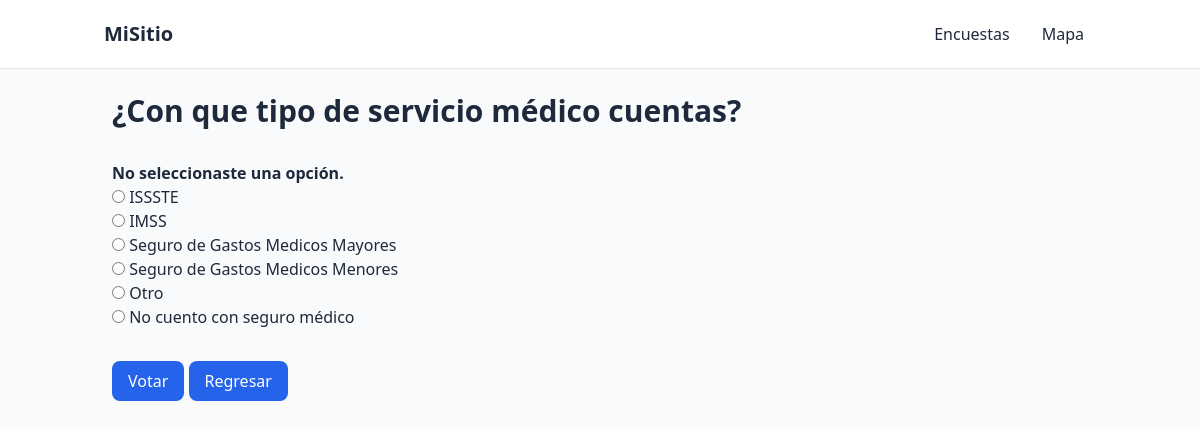
The app's page /polls/2/votacion/ with its own data.
### polls/models.py (models this page shows, shortened)
class Pregunta(models.Model):
    pregunta_ds = models.CharField(max_length=200)
    publicacion_fh = models.DateTimeField("fecha publicacion")

class Respuesta(models.Model):
    pregunta = models.ForeignKey(Pregunta, on_delete=models.CASCADE)
    respuesta_ds = models.CharField(max_length= 200)
    votos = models.IntegerField(default=0)

### polls/views.py (the view)
# urls.py: path("<int:pregunta_id>/votacion/", views.votacion, name="votacion"),
def votacion(request, pregunta_id):
    pregunta = get_object_or_404(Pregunta, pk=pregunta_id)
    try:
        pregunta_seleccionada = pregunta.respuesta_set.get(pk=request.POST["respuesta"])
    except (KeyError, Respuesta.DoesNotExist):
        return render(
            request,
            "polls/detalle.html",
            {
                "pregunta":pregunta,
                "error_message":"No seleccionaste una opción.",
            },
        )
    else:
        pregunta_seleccionada.votos= F("votos") + 1
        pregunta_seleccionada.save()
        return HttpResponseRedirect(reverse("polls:resultado",args=(pregunta.id,)) )

### polls/templates/polls/detalle.html (shortened to what this page needs)
{% extends "base.html" %}
{% block content %}
<sections>
    <form action="{% url 'polls:votacion' pregunta.id %}"method="post">
        <fieldset class="pb-8">
            <legend> <h1 class="text-3xl font-bold pb-8 ">{{ pregunta.pregunta_ds}}</h1> </legend>
            {% if error_message %}<p><strong> {{error_message}}</strong>  </p>{% endif %}
            {% for respuesta in pregunta.respuesta_set.all %}
              <span class="space-y-4">
                <input  type="radio" name="respuesta" id="respuesta{{forloop.counter}}" value="{{respuesta.id}}" />
                <label for="respuesta{{forloop.counter}}">{{respuesta.respuesta_ds}} </label><br/>
              </span>
            {% endfor %}
        </fieldset>
        <input type="submit" value="Votar"
               class="inline-flex items-center rounded-lg bg-blue-600 px-4 py-2 font-medium text-white hover:bg-blue-700"/>
         <a class="inline-flex items-center rounded-lg bg-blue-600 px-4 py-2 font-medium text-white hover:bg-blue-700 "
       href="{%url 'polls:inicio' %}">Regresar</a>
    </form>
</sections>
{% endblock %}

### records on screen
Pregunta: pregunta_ds "¿Con que tipo de servicio médico cuentas?"
Respuesta: respuesta_ds "ISSSTE"
Respuesta: respuesta_ds "IMSS"
Respuesta: respuesta_ds "Seguro de Gastos Medicos Mayores"
Respuesta: respuesta_ds "Seguro de Gastos Medicos Menores"
Respuesta: respuesta_ds "Otro"
Respuesta: respuesta_ds "No cuento con seguro médico"

### other values on screen
{{ error_message }} "No seleccionaste una opción."
